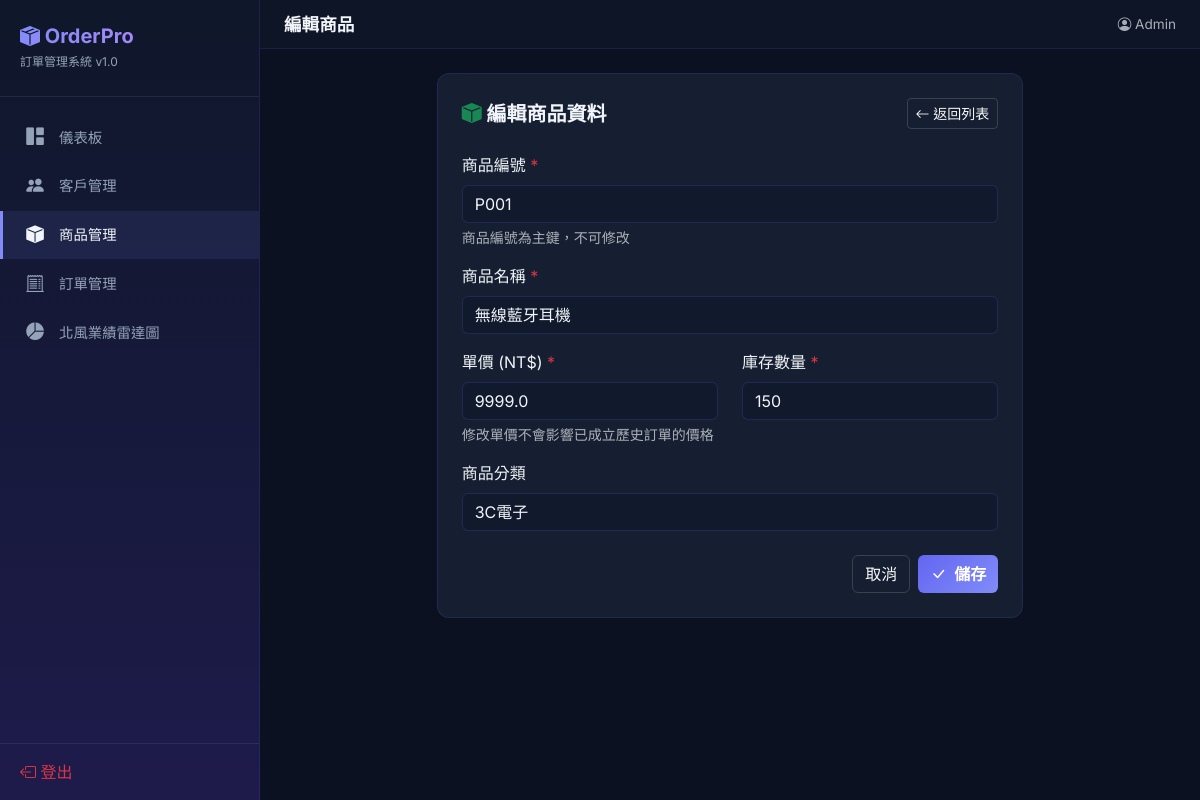
Page /product/edit/P001 (signed in) on the committed database.
### tables this page shows
CREATE TABLE product (
    商品編號  TEXT PRIMARY KEY,
    名稱      TEXT NOT NULL,
    單價      REAL NOT NULL CHECK(單價 >= 0),
    庫存      INTEGER NOT NULL DEFAULT 0,
    分類      TEXT
);

### app.py (the view, shortened to what this page needs)
@app.route('/product/edit/<pid>', methods=['GET', 'POST'])
@login_required
def product_edit(pid):
    db = get_db()
    product = db.execute('SELECT * FROM product WHERE 商品編號=?', (pid,)).fetchone()
    if not product:
        flash('找不到該商品', 'warning')
        return redirect(url_for('products'))
    return render_template('product_form.html', action='edit', product=product)

### app.py (called while the page is built)
def get_db():
    if 'db' not in g:
        g.db = sqlite3.connect(DATABASE)
        g.db.row_factory = sqlite3.Row
        g.db.execute('PRAGMA foreign_keys = ON')
    return g.db

def login_required(f):
    @wraps(f)
    def decorated(*args, **kwargs):
        if not session.get('logged_in') or session.get('role') != 'admin':
            flash('請先以管理員身分登入系統', 'warning')
            return redirect(url_for('login'))
        return f(*args, **kwargs)
    return decorated

### templates/product_form.html (shortened to what this page needs)
{% extends "base.html" %}
{% block page_title %}{% if action == 'add' %}新增商品{% else %}編輯商品{% endif %}{% endblock %}
{% block content %}
<div class="row justify-content-center">
  <div class="col-lg-8">
    <div class="glass-card p-4">
      <div class="d-flex justify-content-between align-items-center mb-4">
        <h5 class="fw-bold mb-0">
          <i class="bi bi-box-fill text-success"></i>
          {% if action == 'add' %}新增商品資料{% else %}編輯商品資料{% endif %}
        </h5>
        <a href="{{ url_for('products') }}" class="btn btn-sm btn-outline-light">
          <i class="bi bi-arrow-left"></i> 返回列表
        </a>
      </div>
      <form method="POST">
        <div class="mb-3">
          <label class="form-label">商品編號 <span class="text-danger">*</span></label>
          <input type="text" class="form-control" name="id"
                 value="{{ product['商品編號'] if product else '' }}"
                 placeholder="例：P006"
                 {% if action == 'edit' %}readonly{% else %}required{% endif %}>
          {% if action == 'edit' %}<div class="form-text text-muted">商品編號為主鍵，不可修改</div>{% endif %}
        </div>
        <div class="mb-3">
          <label class="form-label">商品名稱 <span class="text-danger">*</span></label>
          <input type="text" class="form-control" name="name"
                 value="{{ product['名稱'] if product else '' }}"
                 placeholder="請輸入商品名稱" required>
        </div>
        <div class="row mb-3">
          <div class="col-md-6">
            <label class="form-label">單價 (NT$) <span class="text-danger">*</span></label>
            <input type="number" step="0.01" min="0" class="form-control" name="price"
                   value="{{ product['單價'] if product else '' }}"
                   placeholder="0.00" required>
            <div class="form-text text-muted">修改單價不會影響已成立歷史訂單的價格</div>
          </div>
          <div class="col-md-6">
            <label class="form-label">庫存數量 <span class="text-danger">*</span></label>
            <input type="number" min="0" class="form-control" name="stock"
                   value="{{ product['庫存'] if product else '0' }}" required>
          </div>
        </div>
        <div class="mb-4">
          <label class="form-label">商品分類</label>
          <input type="text" class="form-control" name="category"
                 value="{{ product['分類'] if product else '' }}"
                 placeholder="例：3C電子、辦公家具">
        </div>
        <div class="d-flex justify-content-end gap-2">
          <a href="{{ url_for('products') }}" class="btn btn-outline-light">取消</a>
          <button type="submit" class="btn btn-primary">
            <i class="bi bi-check-lg me-1"></i> 儲存
          </button>
        </div>
      </form>
    </div>
  </div>
</div>
{% endblock %}

### templates/base.html (style rules this page uses)
:root { --sidebar-w: 260px; --clr-bg: #0b1120; --clr-sidebar: linear-gradient(180deg, #0f172a 0%, #1e1b4b 100%); --clr-card: rgba(30, 41, 59, 0.65); --clr-card-border: rgba(99, 102, 241, 0.15); --clr-primary: #818cf8; --clr-primary-hover: #6366f1; --clr-text: #f1f5f9; --clr-muted: #94a3b8; }
* { font-family: 'Inter', 'Noto Sans TC', sans-serif; }
body { background: var(--clr-bg); color: var(--clr-text); min-height: 100vh; }
.glass-card { background: var(--clr-card); backdrop-filter: blur(16px); border: 1px solid var(--clr-card-border); border-radius: 12px; transition: transform 0.2s, box-shadow 0.2s; }
.btn-primary { background: linear-gradient(135deg, #6366f1, #818cf8); border: none; font-weight: 600; }
.btn-outline-light { border-color: rgba(255,255,255,0.15); font-weight: 500; }
.form-control, .form-select { background: rgba(15, 23, 42, 0.6); border: 1px solid rgba(99, 102, 241, 0.2); color: var(--clr-text); }

### rows in the picture
product: id "P001", name "無線藍牙耳機", price "9999.0", stock "150", category "3C電子"

### other values in the picture
{{ session.username|default('Admin') }} "Admin"
